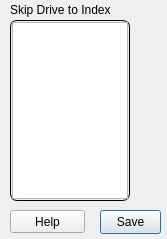
<?xml version="1.0" encoding="UTF-8"?>
<ui version="4.0">
 <class>SettingUi</class>
 <widget class="QDialog" name="SettingUi">
  <property name="geometry">
   <rect>
    <x>0</x>
    <y>0</y>
    <width>167</width>
    <height>239</height>
   </rect>
  </property>
  <property name="windowTitle">
   <string>Dialog</string>
  </property>
  <widget class="QFrame" name="frame_2">
   <property name="geometry">
    <rect>
     <x>10</x>
     <y>20</y>
     <width>120</width>
     <height>181</height>
    </rect>
   </property>
   <property name="styleSheet">
    <string notr="true">QFrame#frame_2{
    background-color: #EFEFF2;
    border-style:outset;
     border-width: 1px;
    border-radius: 7px;
    border-color: black;
    font: bold 14px;
  
}</string>
   </property>
   <property name="frameShape">
    <enum>QFrame::StyledPanel</enum>
   </property>
   <property name="frameShadow">
    <enum>QFrame::Raised</enum>
   </property>
   <widget class="QListWidget" name="listWidget">
    <property name="geometry">
     <rect>
      <x>2</x>
      <y>2</y>
      <width>116</width>
      <height>177</height>
     </rect>
    </property>
   </widget>
  </widget>
  <widget class="QPushButton" name="Save">
   <property name="geometry">
    <rect>
     <x>100</x>
     <y>210</y>
     <width>61</width>
     <height>24</height>
    </rect>
   </property>
   <property name="text">
    <string>Save</string>
   </property>
  </widget>
  <widget class="QPushButton" name="help">
   <property name="geometry">
    <rect>
     <x>10</x>
     <y>210</y>
     <width>75</width>
     <height>23</height>
    </rect>
   </property>
   <property name="text">
    <string>Help</string>
   </property>
  </widget>
  <widget class="QLabel" name="label">
   <property name="geometry">
    <rect>
     <x>10</x>
     <y>0</y>
     <width>121</width>
     <height>20</height>
    </rect>
   </property>
   <property name="text">
    <string>Skip Drive to Index</string>
   </property>
  </widget>
 </widget>
 <resources/>
 <connections/>
</ui>
